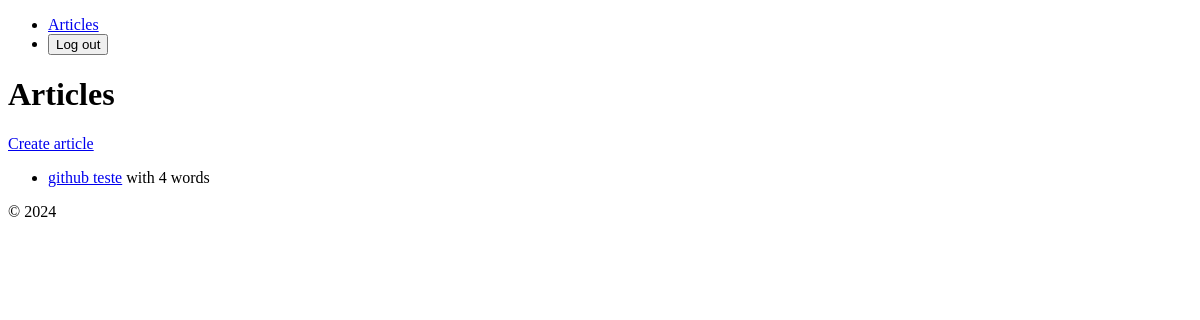
/articles/ (signed in), run on an earlier commit of the app's database.
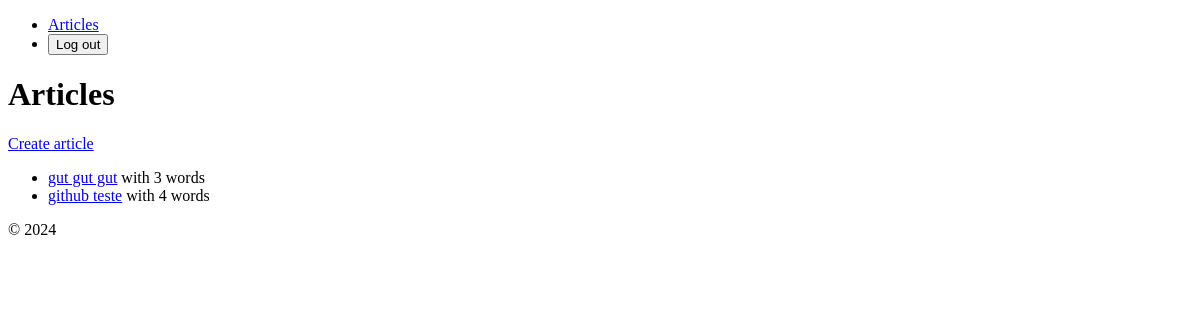
And on a later commit of the database.
### app/models.py (models this page shows, shortened)
class Article(models.Model):
    class Meta:
        verbose_name = _("article")
        verbose_name_plural = _("articles")
    title = models.CharField(verbose_name=_("title"), max_length=100)
    content = models.TextField(verbose_name=_("content"), blank=True, default="")
    word_count = models.IntegerField(
        verbose_name=_("word count"), blank=True, default=0
    )  # Set default value to 0
    twitter_post = models.TextField(
        verbose_name=_("twitter post"), blank=True, default=""
    )
    status = models.CharField(
        verbose_name=_("status"),
        max_length=20,
        choices=ARTICLE_STATUS,
        default=ARTICLE_STATUS[0][0],
    )
    created_at = models.DateTimeField(verbose_name=_("created at"), auto_now_add=True)
    updated_at = models.DateTimeField(verbose_name=_("updated at"), auto_now=True)
    creator = models.ForeignKey(
        settings.AUTH_USER_MODEL,
        verbose_name="creator",
        on_delete=models.CASCADE,
        related_name="articles",
    )

### app/views.py (the view)
# urls.py: path("", ArticleListView.as_view(), name="home"),
class ArticleListView(LoginRequiredMixin, ListView):
    template_name = "app/home.html"
    model = Article
    context_object_name = "articles"
    def get_queryset(self) -> QuerySet(Any):
        return Article.objects.filter(creator=self.request.user).order_by("-created_at")

### templates/app/home.html
{% extends 'app/base.html' %}
{% block content %}
  <h1>Articles</h1>
  <a href="{% url 'article_create' %}">Create article</a>
  {% if articles %}
    <ul>
      {% for article in articles %}
        <li>
          <a href="{% url 'article_update' article.id %}">{{ article.title }}</a>
          with {{ article.word_count }} word{{ article.word_count|pluralize }}
        </li>
      {% endfor %}
    </ul>
  {% else %}
    <p>There are no articles yet.</p>
  {% endif %}
{% endblock %}

### templates/app/base.html (shortened to what this page needs)
<!DOCTYPE html>
<html lang="en">
  <head>
  </head>
  <body>
    <nav>
      <ul>
        <li>
          <a href="{% url 'home' %}">Articles</a>
        </li>
        <li>
          {% if user.is_authenticated %}
            <form method="POST" action="{% url 'account_logout' %}">
              <button type="submit">Log out</button>
            </form>
          {% else %}
            <a href="{% url 'account_login' %}">Log in</a>
          {% endif %}
        </li>
      </ul>
    </nav>
    {% block content %}
    {% endblock %}
    <footer>
      <p>&copy; 2024</p>
    </footer>
  </body>
</html>

What changed in the data, as far as the page shows it:
added Article: title "gut gut gut", word_count "3"
